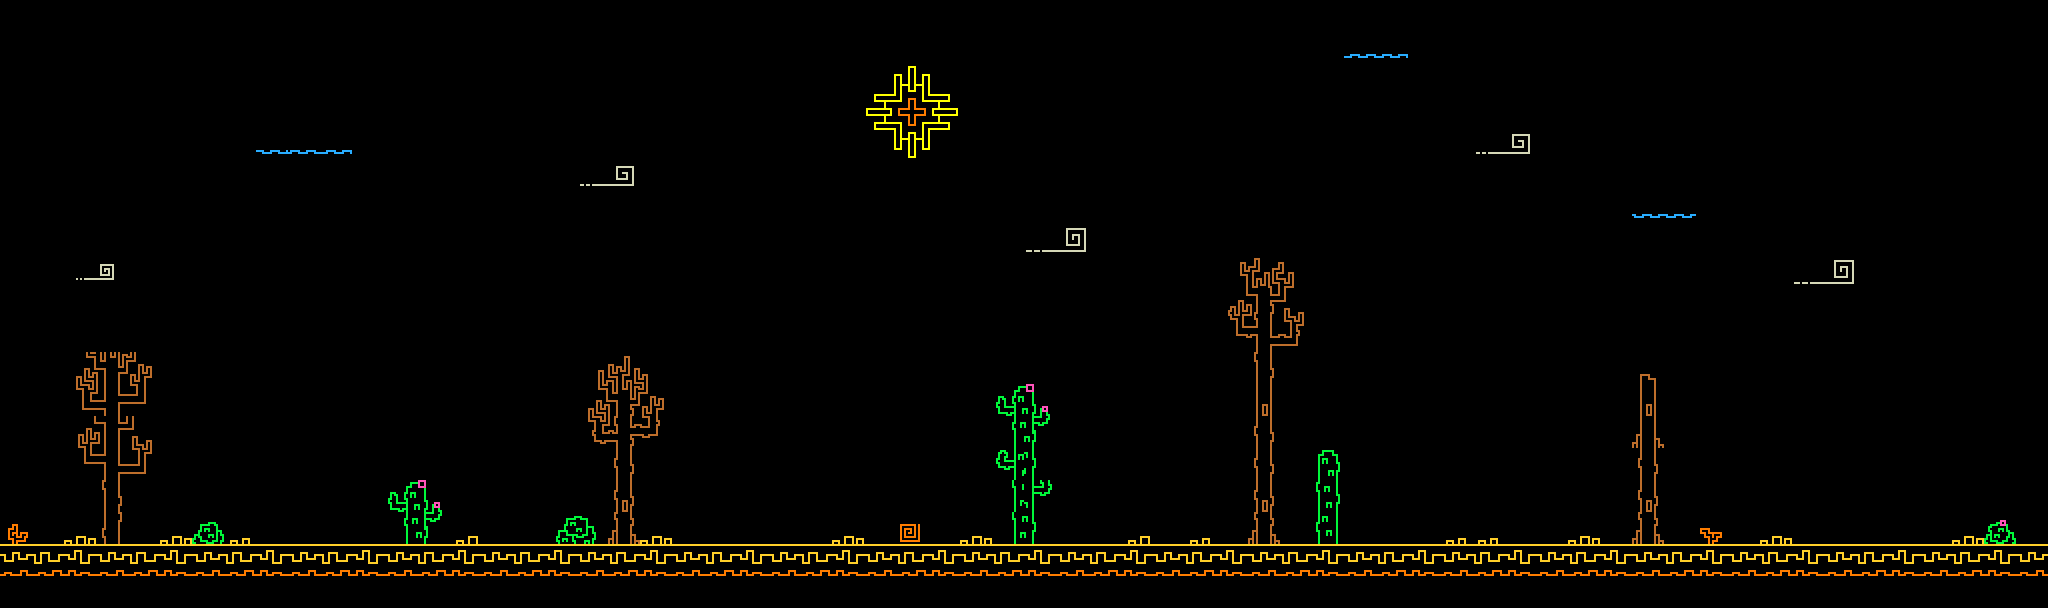

The image is a tile-based game level rendered from a .tmx file. Its description and complete source (layers, tilesets, objects, tile grids) follow:
An orthogonal 64x19 tile map with 32x32 px tiles, 1 tile layer (Tile Layer 1).

<map version="1.5" tiledversion="1.7.2" orientation="orthogonal" renderorder="right-down" width="64" height="19" tilewidth="32" tileheight="32" infinite="0" nextlayerid="2" nextobjectid="1">
 <editorsettings>
  <export target="menu_desert.json" format="json" />
 </editorsettings>
 <tileset firstgid="1" source="Desert1.tsx" />
 <layer id="1" name="Tile Layer 1" width="64" height="19">
  <data encoding="csv">
0,0,0,0,0,0,0,0,0,0,0,0,0,0,0,0,0,0,0,0,0,0,0,0,0,0,0,0,0,0,0,0,0,0,0,0,0,0,0,0,0,0,0,0,0,0,0,0,0,0,0,0,0,0,0,0,0,0,0,0,0,0,0,0,
0,0,0,0,0,0,0,0,0,0,0,0,0,0,0,0,0,0,0,0,0,0,0,0,0,0,0,0,0,0,0,0,0,0,0,0,0,0,0,0,0,0,86,86,0,0,0,0,0,0,0,0,0,0,0,0,0,0,0,0,0,0,0,0,
0,0,0,0,0,0,0,0,0,0,0,0,0,0,0,0,0,0,0,0,0,0,0,0,0,0,0,22,23,24,0,0,0,0,0,0,0,0,0,0,0,0,0,0,0,0,0,0,0,0,0,0,0,0,0,0,0,0,0,0,0,0,0,0,
0,0,0,0,0,0,0,0,0,0,0,0,0,0,0,0,0,0,0,0,0,0,0,0,0,0,0,42,43,44,0,0,0,0,0,0,0,0,0,0,0,0,0,0,0,0,0,0,0,0,0,0,0,0,0,0,0,0,0,0,0,0,0,0,
0,0,0,0,0,0,0,0,46,66,86,0,0,0,0,0,0,0,0,0,0,0,0,0,0,0,0,62,63,64,0,0,0,0,0,0,0,0,0,0,0,0,0,0,0,0,9,10,0,0,0,0,0,0,0,0,0,0,0,0,0,0,0,0,
0,0,0,0,0,0,0,0,0,0,0,0,0,0,0,0,0,0,9,10,0,0,0,0,0,0,0,0,0,0,0,0,0,0,0,0,0,0,0,0,0,0,0,0,0,0,0,0,0,0,0,0,0,0,0,0,0,0,0,0,0,0,0,0,
0,0,0,0,0,0,0,0,0,0,0,0,0,0,0,0,0,0,0,0,0,0,0,0,0,0,0,0,0,0,0,0,0,0,0,0,0,0,0,0,0,0,0,0,0,0,0,0,0,0,0,26,26,0,0,0,0,0,0,0,0,0,0,0,
0,0,0,0,0,0,0,0,0,0,0,0,0,0,0,0,0,0,0,0,0,0,0,0,0,0,0,0,0,0,0,0,11,12,0,0,0,0,0,0,0,0,0,0,0,0,0,0,0,0,0,0,0,0,0,0,0,0,0,0,0,0,0,0,
0,0,7,8,0,0,0,0,0,0,0,0,0,0,0,0,0,0,0,0,0,0,0,0,0,0,0,0,0,0,0,0,0,0,0,0,0,0,73,74,75,0,0,0,0,0,0,0,0,0,0,0,0,0,0,0,11,12,0,0,0,0,0,0,
0,0,0,0,0,0,0,0,0,0,0,0,0,0,0,0,0,0,0,0,0,0,0,0,0,0,0,0,0,0,0,0,0,0,0,0,0,0,93,94,95,0,0,0,0,0,0,0,0,0,0,0,0,0,0,0,0,0,0,0,0,0,0,0,
0,0,0,0,0,0,0,0,0,0,0,0,0,0,0,0,0,0,0,0,0,0,0,0,0,0,0,0,0,0,0,0,0,0,0,0,0,0,113,114,115,0,0,0,0,0,0,0,0,0,0,0,0,0,0,0,0,0,0,0,0,0,0,0,
0,0,30,31,32,0,0,0,0,0,0,0,0,0,0,0,0,0,13,14,15,0,0,0,0,0,0,0,0,0,0,0,0,0,0,0,0,0,0,68,0,0,0,0,0,0,0,0,0,0,0,71,0,0,0,0,0,0,0,0,0,0,0,0,
0,0,50,51,52,0,0,0,0,0,0,0,0,0,0,0,0,0,33,34,35,0,0,0,0,0,0,0,0,0,0,57,58,0,0,0,0,0,0,91,0,0,0,0,0,0,0,0,0,0,0,91,0,0,0,0,0,0,0,0,0,0,0,0,
0,0,27,28,29,0,0,0,0,0,0,0,0,0,0,0,0,0,53,54,55,0,0,0,0,0,0,0,0,0,0,77,78,0,0,0,0,0,0,69,0,0,0,0,0,0,0,0,0,0,0,111,0,0,0,0,0,0,0,0,0,0,0,0,
0,0,47,48,49,0,0,0,0,0,0,0,0,0,0,0,0,0,0,69,0,0,0,0,0,0,0,0,0,0,0,119,80,0,0,0,0,0,0,69,0,16,0,0,0,0,0,0,0,0,0,69,0,0,0,0,0,0,0,0,0,0,0,0,
0,0,0,68,0,0,0,0,0,0,0,0,57,58,0,0,0,0,0,89,0,0,0,0,0,0,0,0,0,0,0,79,120,0,0,0,0,0,0,89,0,36,0,0,0,0,0,0,0,0,0,89,0,0,0,0,0,0,0,0,0,0,0,0,
132,0,108,88,0,108,137,105,0,0,0,0,77,78,107,0,0,17,18,109,108,0,0,0,0,0,108,0,134,0,108,79,80,0,0,107,0,105,0,109,0,56,0,0,0,105,105,0,0,108,0,109,0,129,0,108,0,0,0,0,0,108,138,0,
2,3,4,2,3,4,2,3,4,2,3,4,2,3,4,2,3,4,2,3,4,2,3,4,2,3,4,2,3,4,2,3,4,2,3,4,2,3,4,2,3,4,2,3,4,2,3,4,2,3,4,2,3,4,2,3,4,2,3,4,2,3,4,2,
0,0,0,0,0,0,0,0,0,0,0,0,0,0,0,0,0,0,0,0,0,0,0,0,0,0,0,0,0,0,0,0,0,0,0,0,0,0,0,0,0,0,0,0,0,0,0,0,0,0,0,0,0,0,0,0,0,0,0,0,0,0,0,0
</data>
 </layer>
</map>
